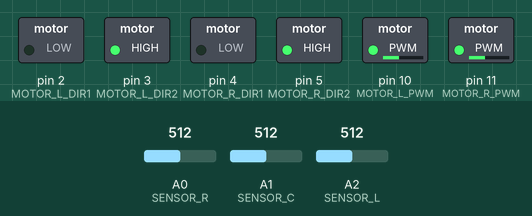
A sketch run on a simulated Arduino Uno, built with avr-gcc and run on an emulated ATmega328P. On the bench: switched loads named in the sketch (green lamp = pin HIGH). Inputs (shaded band) come from the test bench; at power-on: A0 (SENSOR_R) = 512, A2 (SENSOR_L) = 512, A1 (SENSOR_C) = 512.

Above: at 1.2 s.
1.3 s: A0 (SENSOR_R) set to 490
At 2.4 s:
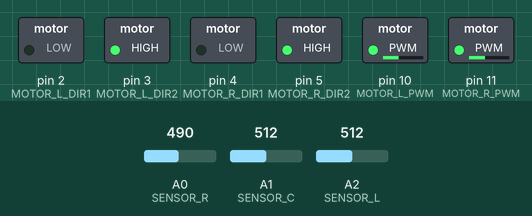
2.8 s: A2 (SENSOR_L) set to 610
At 3.6 s:
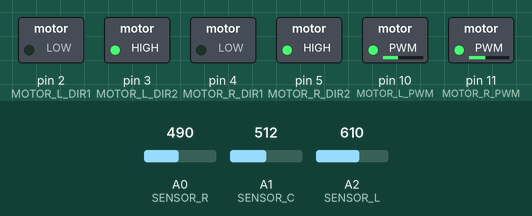
4.3 s: A1 (SENSOR_C) set to 490
At 5.0 s:
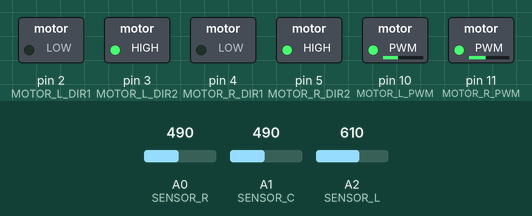
6.1 s: A2 (SENSOR_L) set to 515
At 7.3 s:
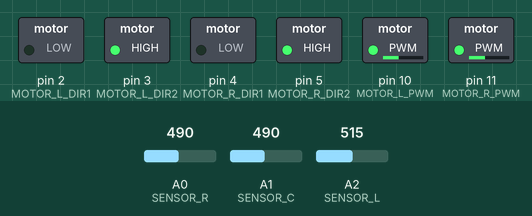
7.6 s: A2 (SENSOR_L) set to 490
At 8.9 s:
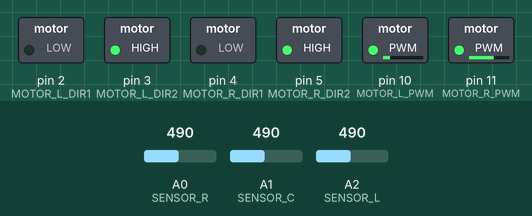
9.7 s: A2 (SENSOR_L) set to 716
At 10.0 s:
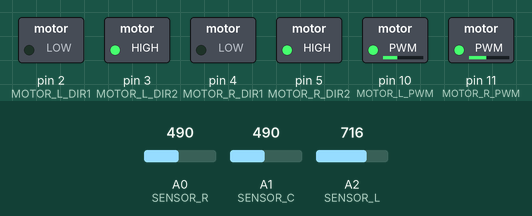
Timing chart, 0 to 16.7 s (numbered marks = the images above; inputs shaded):
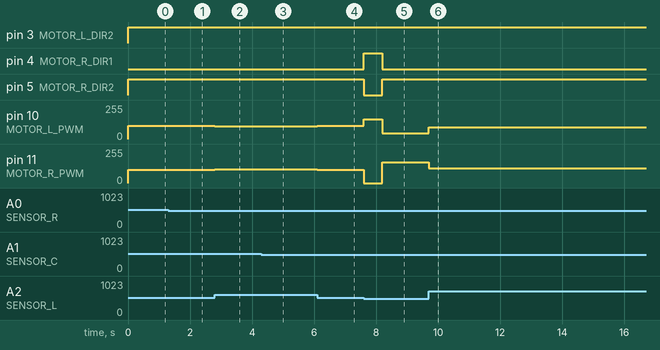

Measured:
- the behaviour switches between 500 and 499 on A2 (SENSOR_L) (found by bisection; images 4 and 5)
- after the input at 1.3 s, pin 10 (MOTOR_L_PWM): 100/255 → 99/255 at once
- after the input at 2.8 s, pin 10 (MOTOR_L_PWM): 99/255 → 95/255 at once; pin 11 (MOTOR_R_PWM): 100/255 → 104/255 at once
- after the input at 4.3 s, pin 10 (MOTOR_L_PWM): 95/255 → 94/255 after 0.37 s; pin 11 (MOTOR_R_PWM): 104/255 → 105/255 after 0.37 s
- after the input at 6.1 s, pin 10 (MOTOR_L_PWM): 94/255 → 98/255 at once; pin 11 (MOTOR_R_PWM): 105/255 → 101/255 at once
- after the input at 7.6 s, pin 4 (MOTOR_R_DIR1): LOW → HIGH at once, → LOW 0.60 s later; pin 5 (MOTOR_R_DIR2): HIGH → LOW at once, → HIGH 0.60 s later; pin 10 (MOTOR_L_PWM): 98/255 → 150/255 at once, → 43/255 0.60 s later; pin 11 (MOTOR_R_PWM): 101/255 → 0/255 at once, → 156/255 0.60 s later
- after the input at 9.7 s, pin 10 (MOTOR_L_PWM): 43/255 → 90/255 at once, → 89/255 5.6 s later; pin 11 (MOTOR_R_PWM): 156/255 → 109/255 at once, → 110/255 5.6 s later

The sketch:

linetrace_turn.ino
```cpp
#include <Arduino.h>

const int SENSOR_L = A2;
const int SENSOR_C = A1;
const int SENSOR_R = A0;
const int MOTOR_L_PWM = 10;
const int MOTOR_L_DIR1 = 2;
const int MOTOR_L_DIR2 = 3;
const int MOTOR_R_PWM = 11;
const int MOTOR_R_DIR1 = 4;
const int MOTOR_R_DIR2 = 5;

int state = 0;

void setup()
{

    pinMode(MOTOR_L_PWM, OUTPUT);
    pinMode(MOTOR_L_DIR1, OUTPUT);
    pinMode(MOTOR_L_DIR2, OUTPUT);
    pinMode(MOTOR_R_PWM, OUTPUT);
    pinMode(MOTOR_R_DIR1, OUTPUT);
    pinMode(MOTOR_R_DIR2, OUTPUT);
}

float p = 0; // マイナスなら左,プラスなら右に機体の頭が寄っている
float i = 0; // loop一回にかかる時間によるが、すぐに1000に飽和する可能性あり その場合はpと変わらず積分の意味がないため修正の必要あり
float d = 0;

float prevError = 0;

int calcPowerL()
{
    // p:[-2~2] almost [-1~1]
    // i:[-1000~1000] almost 0
    // d:[-2~2] almost [-1~1]
    const float Kp = 20;      // Kp*p: [-120~120] almost [-60~60]
    const float Ki = 0.00005; // Ki*i: [-50~50] almost 0
    const float Kd = -10;     // 負で振動抑制 Kd*d: [-100~100] almost [-50~50]
    float calced = Kp * p + Ki * i + Kd * d;

    return (100 - 1.4 * calced);
}

int calcPowerR()
{
    const float Kp = 20;
    const float Ki = 0.00005;
    const float Kd = -10;
    float calced = Kp * p + Ki * i + Kd * d;

    return (100 + 1.4 * calced);
}

void updatePID(float error)
{
    p = error;
    i += error;
    d = (error - prevError);

    const float I_MAX = 10000.0;

    i = constrain(i, -I_MAX, I_MAX);
    prevError = error;
}

int isLeftNow = -1;

// 全て白の時にエラーが0になってしまう
float calcError(float rawL, float rawC, float rawR)
{
    // 範囲 -2~2
    //  全てのセンサ rawL,rawRは白 rawCは黒 -> 0
    // 白の時低くなる
    // 黒の時高くなる

    int threshold = 500;
    if (rawL < threshold && rawC < threshold && rawR < threshold)
    {
        return isLeftNow * 2;
    }

    if (rawC > threshold)
    {
        i = 0;
    }

    float val = -((1024 - rawL) - (1024 - rawR)) * (2.0 - rawC / 1024.0) / 1024.0;
    if (val < 0)
    {
        isLeftNow = -1;
    }
    else
    {
        isLeftNow = 1;
    }

    return val;
}

void printSensorLog(int rawL, int rawC, int rawR)
{
    static unsigned long lastPrintTime = 0;
    unsigned long currentTime = millis();

    if (currentTime - lastPrintTime > 100)
    {

        Serial.print("L:");
        Serial.print(rawL);
        Serial.print(" ");
        Serial.print("C:");
        Serial.print(rawC);
        Serial.print(" ");
        Serial.print("R:");
        Serial.println(rawR);

        // Serial.println();

        // Serial.print("P:");
        // Serial.println(p);
        // Serial.print(" I:");
        // Serial.println(i);
        // Serial.print(" D:");
        // Serial.println(d);

        lastPrintTime = currentTime;
    }
}
int rawL = 0;
int rawC = 0;
int rawR = 0;
void readSensor()
{
    rawL = analogRead(SENSOR_L);
    rawC = analogRead(SENSOR_C);
    rawR = analogRead(SENSOR_R);

    // printSensorLog(rawL, rawC, rawR);

    updatePID(calcError(rawL, rawC, rawR));
}

void setMotor(int speedL, int speedR)
{
    digitalWrite(MOTOR_L_DIR1, LOW);
    digitalWrite(MOTOR_L_DIR2, HIGH);

    digitalWrite(MOTOR_R_DIR1, LOW);
    digitalWrite(MOTOR_R_DIR2, HIGH);

    analogWrite(MOTOR_L_PWM, constrain(speedL, 0, 255));
    analogWrite(MOTOR_R_PWM, constrain(speedR, 0, 255));
}
int checkEdge()
{
    int threshold = 500;
    if (rawL < threshold && rawC < threshold && rawR < threshold)
    {
        return 1;
    }
    return 0;
}
void resetPID()
{
    p = 0;
    i = 0;
    d = 0;
    prevError = 0;
}
long turnStartTime = 0;
int isTurned=0;
void loop()
{
    /*0.3秒で約1000回転すると、0.3秒で大体積分項が1000に飽和する
    この行をつけた場合とつけていない場合で積分項が強く働く波部分のライン走行に違いが出るか確認する*/
    // delayMicroseconds(256);

    readSensor();

    if (state == 0 || state == 2)
    {

        setMotor(calcPowerL(), calcPowerR());
        if (checkEdge() == 1&&isTurned==0)
        {
            state = 1;
            resetPID();
            turnStartTime = millis();
        }
    }
    if (state == 1)
    {
        // その場回転
        digitalWrite(MOTOR_L_DIR1, LOW);
        digitalWrite(MOTOR_L_DIR2, HIGH);

        digitalWrite(MOTOR_R_DIR1, HIGH);
        digitalWrite(MOTOR_R_DIR2, LOW);

        analogWrite(MOTOR_L_PWM, 150);
        analogWrite(MOTOR_R_PWM, 0);

        if (millis() - turnStartTime > 600)
        {
            state = 2;
            isTurned=1;
            resetPID();
        }
    }
}
```
